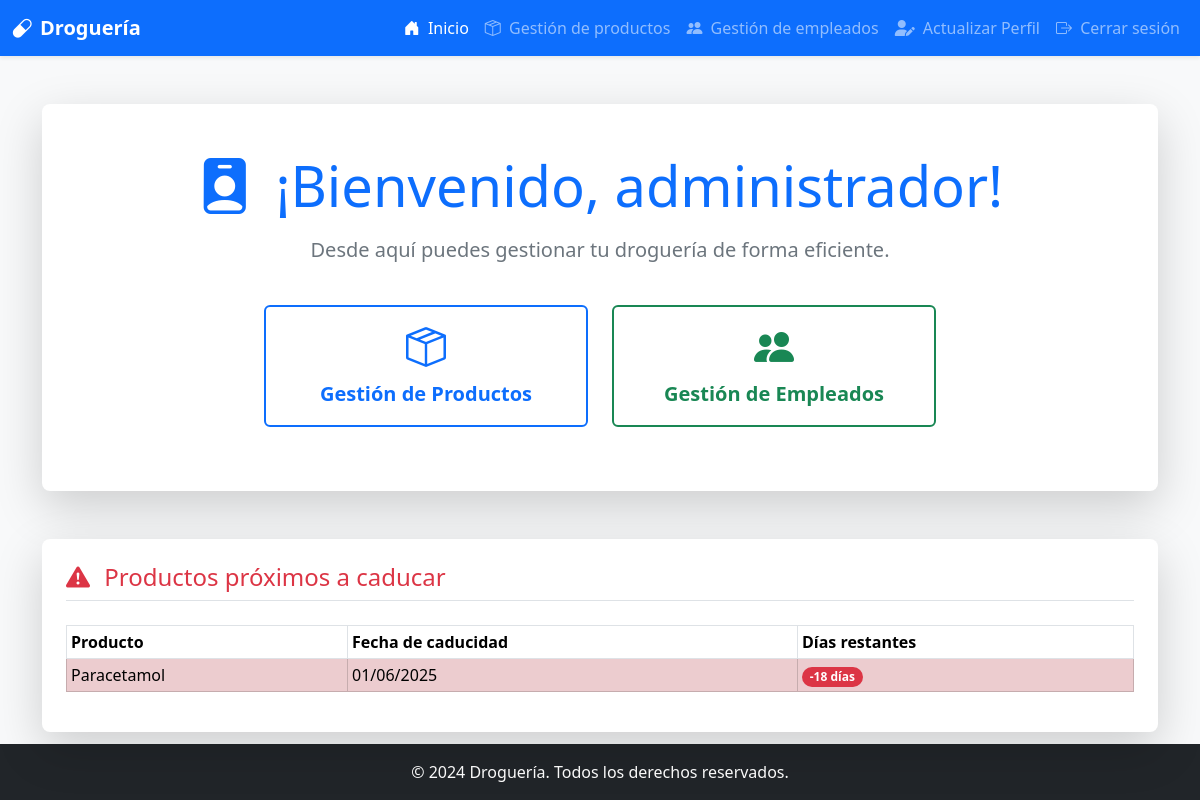
The app's page /adminMain (signed in) with its own data.
### models.py (models this page shows)
class Producto(db.Model):
    __tablename__ = 'productos'
    producto_ID = db.Column(db.Integer, primary_key=True, autoincrement=True)
    categoria_FK = db.Column(db.Integer, db.ForeignKey('categoria.categoria_ID', ondelete='CASCADE'), nullable=False)
    nombre_producto = db.Column(db.String(150), nullable=False)
    cantidad = db.Column(db.Integer, nullable=False)
    precio = db.Column(db.Integer, nullable=False)
    fecha_caducidad = db.Column(db.Date, nullable=False)
    facturas_detalle = db.relationship('FacturaDetalle', backref='producto', cascade='all, delete')
    inventario = db.relationship('Inventario', backref='producto', cascade='all, delete')

### app.py (the view)
@app.route('/adminMain')
@login_required
def adminMain():
    if not current_user.is_authenticated or  db.session.get(Rol, current_user.rol_FK).rol_usuario != "administrador":
        flash ('Acceso no autorizado', 'danger')
        return redirect(url_for('login'))
    fecha_actual = datetime.now().date()
    fecha_limite = fecha_actual + timedelta(days=30)
    productos_proximos_a_caducar = Producto.query.filter(
        Producto.fecha_caducidad <= fecha_limite
    ).order_by(Producto.fecha_caducidad).limit(3).all()
    productos = []
    for producto in productos_proximos_a_caducar:
        dias_restantes = (producto.fecha_caducidad - fecha_actual).days
        productos.append({
            "nombre": producto.nombre_producto,
            "fecha_caducidad": producto.fecha_caducidad,
            "dias_restantes": dias_restantes
        })
    return render_template('adminMain.html', productos=productos)

### app.py (called while the page is built)
@login_manager.user_loader
def load_user(user_id):
    return db.session.get(Usuario, int(user_id))

### templates/adminMain.html (shortened to what this page needs)
<!DOCTYPE html>
<html lang="es">
<head>
    <link href="https://cdn.jsdelivr.net/npm/bootstrap@5.3.2/dist/css/bootstrap.min.css" rel="stylesheet">
    <link href="https://cdn.jsdelivr.net/npm/bootstrap-icons@1.11.1/font/bootstrap-icons.css" rel="stylesheet">
    <link rel="stylesheet" href="https://cdnjs.cloudflare.com/ajax/libs/font-awesome/6.5.2/css/all.min.css">
    <link href="https://cdn.datatables.net/1.13.6/css/dataTables.bootstrap5.min.css" rel="stylesheet">
    </head>
<body class="bg-light d-flex flex-column min-vh-100"> <nav class="navbar navbar-expand-lg navbar-dark bg-primary shadow-sm">
        <div class="container-fluid">
            <a class="navbar-brand d-flex align-items-center" href="{{ url_for('adminMain') }}">
                <i class="bi bi-capsule me-2"></i>
                <span class="fw-bold">Droguería</span>
            </a>
            <div class="collapse navbar-collapse" id="navbarNav">
                <ul class="navbar-nav ms-auto">
                    <li class="nav-item">
                        <a class="nav-link active" aria-current="page" href="{{ url_for('adminMain') }}"><i class="bi bi-house-door-fill me-1"></i> Inicio</a>
                    </li>
                    <li class="nav-item">
                        <a class="nav-link" href="{{ url_for('productosDB') }}"><i class="bi bi-box-seam me-1"></i> Gestión de productos</a>
                    </li>
                    <li class="nav-item">
                        <a class="nav-link" href="{{ url_for('empleadosDB') }}"><i class="bi bi-people-fill me-1"></i> Gestión de empleados</a>
                    </li>
                    <li class="nav-item">
                        <a class="nav-link" href="{{ url_for('update_profile') }}"><i class="fas fa-user-edit me-1"></i> Actualizar Perfil</a>
                    </li>
                    <li class="nav-item">
                        <a class="nav-link" href="{{ url_for('logout') }}"><i class="bi bi-box-arrow-right me-1"></i> Cerrar sesión</a>
                    </li>
                </ul>
            </div>
        </div>
    </nav>
    <main class="flex-grow-1"> <div class="container mt-5">
            <div class="card shadow-lg p-5 rounded-3 border-0 bg-white mb-5">
                <h1 class="display-4 mb-3 text-primary text-center">
                    <i class="bi bi-person-badge-fill me-2"></i> ¡Bienvenido, administrador!
                </h1>
                <p class="lead text-center text-secondary">Desde aquí puedes gestionar tu droguería de forma eficiente.</p>
                <div class="row mt-4 justify-content-center">
                    <div class="col-md-4 col-sm-6 mb-3">
                        <a href="{{ url_for('productosDB') }}" class="btn btn-outline-primary w-100 py-3 d-flex flex-column align-items-center justify-content-center border-2">
                            <i class="bi bi-box-seam display-6 mb-2"></i>
                            <span class="fs-5 fw-bold">Gestión de Productos</span>
                        </a>
                    </div>
                    <div class="col-md-4 col-sm-6 mb-3">
                        <a href="{{ url_for('empleadosDB') }}" class="btn btn-outline-success w-100 py-3 d-flex flex-column align-items-center justify-content-center border-2">
                            <i class="bi bi-people-fill display-6 mb-2"></i>
                            <span class="fs-5 fw-bold">Gestión de Empleados</span>
                        </a>
                    </div>
                    </div>
            </div>
            <div class="card shadow-lg p-4 rounded-3 border-0 bg-white">
                <h4 class="card-title text-danger mb-4 border-bottom pb-2">
                    <i class="bi bi-exclamation-triangle-fill me-2"></i> Productos próximos a caducar
                </h4>
                <div class="table-responsive">
                    <table id="tabla-productos" class="table table-striped table-hover table-bordered table-sm align-middle">
                        <thead class="bg-primary text-white">
                            <tr>
                                <th scope="col">Producto</th>
                                <th scope="col">Fecha de caducidad</th>
                                <th scope="col">Días restantes</th>
                            </tr>
                        </thead>
                        <tbody>
                            {% for producto in productos %}
                            <tr class="{% if producto.dias_restantes <= 7 %}table-danger{% endif %}">
                                <td>{{ producto.nombre }}</td>
                                <td>{{ producto.fecha_caducidad.strftime("%d/%m/%Y") }}</td>
                                <td>
                                    {% if producto.dias_restantes <= 7 %}
                                        <span class="badge bg-danger rounded-pill">{{ producto.dias_restantes }} días</span>
                                    {% else %}
                                        <span class="badge bg-success rounded-pill">{{ producto.dias_restantes }} días</span>
                                    {% endif %}
                                </td>
                            </tr>
                            {% endfor %}
                        </tbody>
                    </table>
                </div>
            </div>
        </div>
    </main>
    <footer class="footer mt-auto py-3 bg-dark text-white">
        <div class="container text-center">
            <span>© 2024 Droguería. Todos los derechos reservados.</span>
        </div>
    </footer>
</body>
</html>

### records on screen
Producto: nombre "Paracetamol", fecha_caducidad "01/06/2025", dias_restantes "-18"
